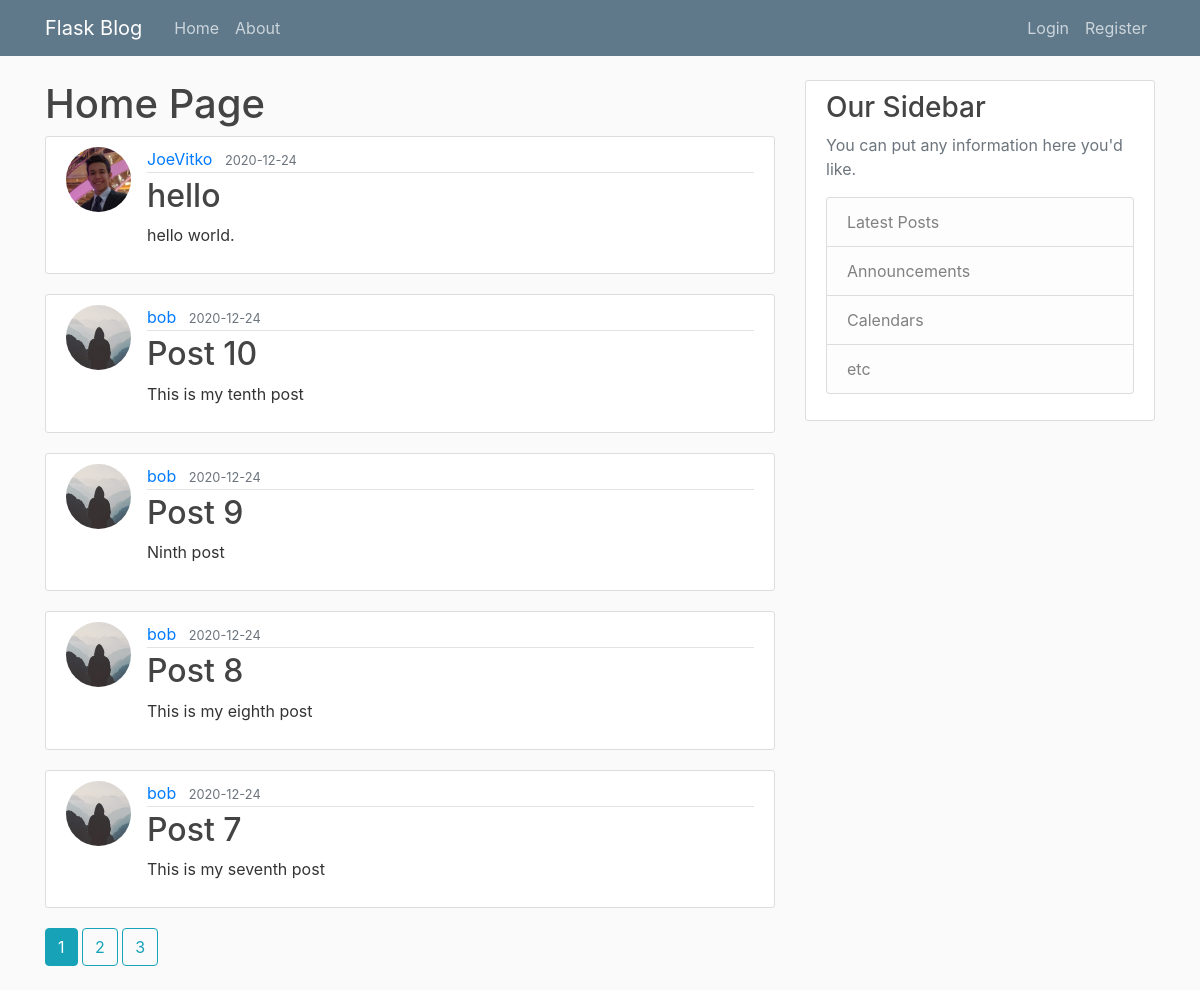
Page /home on the earlier database version.
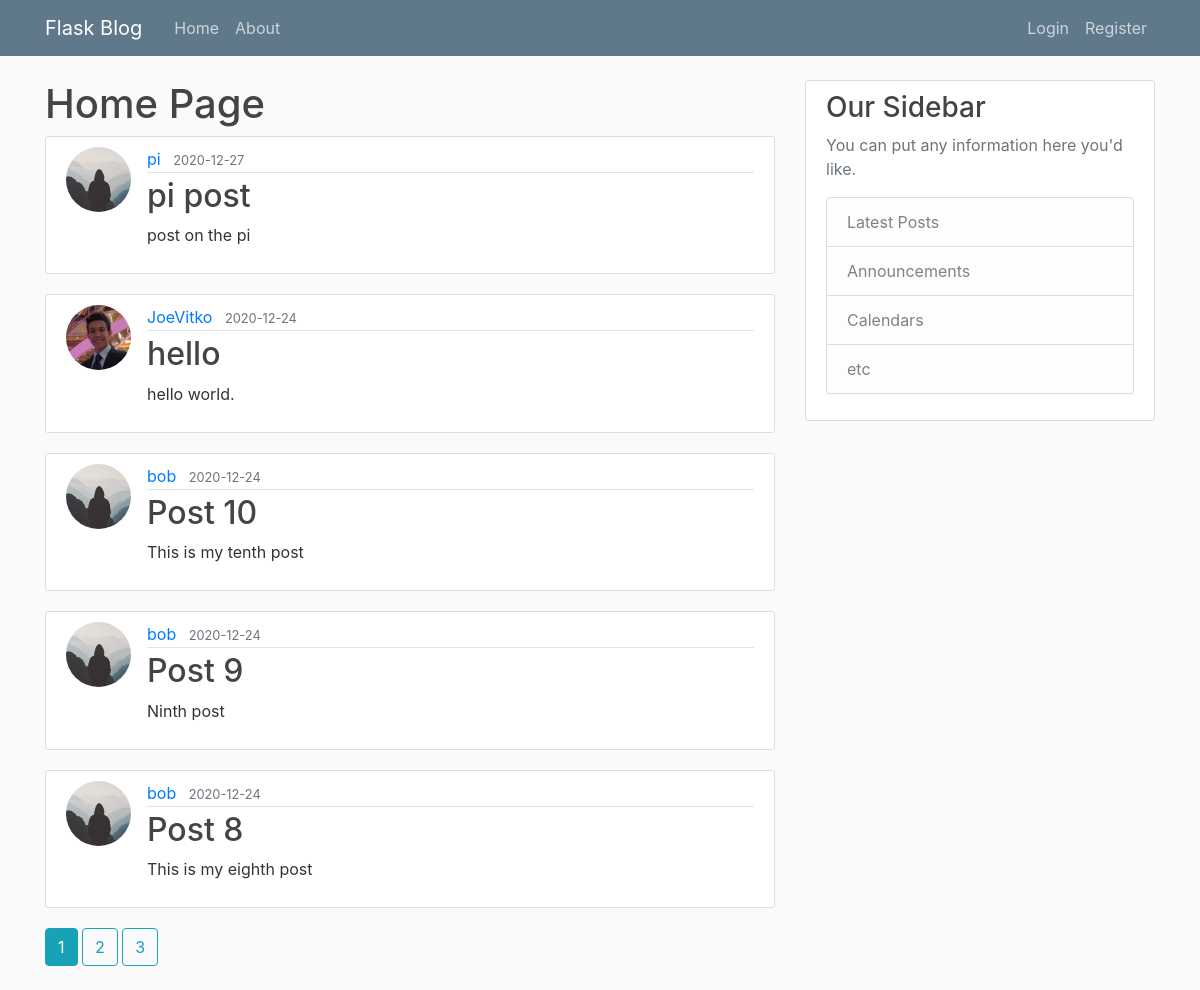
Same page on the later database version.
### flaskblog/models.py (models this page shows, shortened)
class Post(db.Model):
    id = db.Column(db.Integer, primary_key=True)
    title = db.Column(db.String(100), nullable=False)
    date_posted = db.Column(db.DateTime, nullable=False, default=datetime.utcnow)
    content = db.Column(db.Text, nullable=False)
    user_id = db.Column(db.Integer, db.ForeignKey('user.id'), nullable=False)

class User(db.Model, UserMixin):
    id = db.Column(db.Integer, primary_key=True)
    username = db.Column(db.String(20), unique=True, nullable=False)
    email = db.Column(db.String(120), unique=True, nullable=False)
    image_file = db.Column(db.String(20), nullable=False, default='default.jpg')
    password = db.Column(db.String(60), nullable=False)
    posts = db.relationship('Post', backref='author', lazy=True)

### flaskblog/main/routes.py (the view)
@main.route('/')
@main.route('/home')
def home():
    page = request.args.get('page', 1, type=int)
    posts = Post.query.order_by(Post.date_posted.desc()).paginate(per_page=5)
    return render_template('home.html', posts=posts, page=page)

### flaskblog/templates/home.html
{% extends "layout.html" %}
{% block content %}
    <h1>Home Page</h1>
    {% for post in posts.items %}
        <article class="media content-section">
            <img class="rounded-circle article-img" src="{{ url_for('static', filename='profile_pics/' + post.author.image_file) }}">
            <div class="media-body">
            <div class="article-metadata">
              <a class="mr-2" href="{{ url_for('users.user_posts', username=post.author.username) }}">{{ post.author.username }}</a>
              <small class="text-muted">{{ post.date_posted.strftime('%Y-%m-%d') }}</small>
            </div>
            <h2><a class="article-title" href="{{ url_for('posts.post', post_id=post.id) }}">{{ post.title }}</a></h2>
            <p class="article-content">{{ post.content }}</p>
          </div>
        </article>
    {% endfor %}
    {% for page_num in posts.iter_pages(left_edge=1, right_edge=1, left_current=1, right_current=2) %}
        {% if page_num %}
            {% if posts.page == page_num %}
            <a class="btn btn-info mb-4" href="{{ url_for('main.home', page=page_num) }}">{{ page_num }}</a>
            {% else %}
            <a class="btn btn-outline-info mb-4" href="{{ url_for('main.home', page=page_num) }}">{{ page_num }}</a>
            {% endif %}
        {% else %}
        ...
        {% endif %}
    {% endfor %}
{% endblock content %}

### flaskblog/templates/layout.html (shortened to what this page needs)
<!DOCTYPE html>
<html>
<head>
    <link rel="stylesheet" href="https://maxcdn.bootstrapcdn.com/bootstrap/4.0.0/css/bootstrap.min.css">
    <link rel="stylesheet" type="text/css" href="{{ url_for('static', filename='main.css') }}">
</head>
<body>
    <header class="site-header">
      <nav class="navbar navbar-expand-md navbar-dark bg-steel fixed-top">
        <div class="container">
          <a class="navbar-brand mr-4" href="/">Flask Blog</a>
          <div class="collapse navbar-collapse" id="navbarToggle">
            <div class="navbar-nav mr-auto">
              <a class="nav-item nav-link" href="{{ url_for('main.home') }}">Home</a>
              <a class="nav-item nav-link" href="{{ url_for('main.about') }}">About</a>
            </div>
             <div class="navbar-nav">
              {% if current_user.is_authenticated %}
                 <a class="nav-item nav-link" href="{{ url_for('posts.new_post') }}">New Post</a>
                 <a class="nav-item nav-link" href="{{ url_for('users.account') }}">Account</a>
                 <a class="nav-item nav-link" href="{{ url_for('users.logout') }}">Logout</a>
              {% else %}
                <a class="nav-item nav-link" href="{{ url_for('users.login') }}">Login</a>
                <a class="nav-item nav-link" href="{{ url_for('users.register') }}">Register</a>
              {% endif %}
            </div>
          </div>
        </div>
      </nav>
    </header>
    <main role="main" class="container">
      <div class="row">
        <div class="col-md-8">
            {% block content %}{% endblock %}
        </div>
        <div class="col-md-4">
          <div class="content-section">
            <h3>Our Sidebar</h3>
            <p class='text-muted'>You can put any information here you'd like.
              <ul class="list-group">
                <li class="list-group-item list-group-item-light">Latest Posts</li>
                <li class="list-group-item list-group-item-light">Announcements</li>
                <li class="list-group-item list-group-item-light">Calendars</li>
                <li class="list-group-item list-group-item-light">etc</li>
              </ul>
            </p>
          </div>
        </div>
      </div>
    </main>
</body>
</html>

### flaskblog/static/main.css (style rules this page uses)
body { background: #fafafa; color: #333333; margin-top: 5rem; }
h1, h2, h3, h4, h5, h6 { color: #444444; }
.bg-steel { background-color: #5f788a; }
.site-header .navbar-nav .nav-link { color: #cbd5db; }
.content-section { background: #ffffff; padding: 10px 20px; border: 1px solid #dddddd; border-radius: 3px; margin-bottom: 20px; }
.article-title { color: #444444; }
.article-content { white-space: pre-line; }
.article-img { height: 65px; width: 65px; margin-right: 16px; }
.article-metadata { padding-bottom: 1px; margin-bottom: 4px; border-bottom: 1px solid #e3e3e3 }

Differences in the rows shown:
no longer on this page (row unchanged): Post: image_file (placeholder picture), author.username "bob", date_posted "2020-12-24", title "Post 7", content "This is my seventh post"
added Post: image_file (placeholder picture), author.username "pi", date_posted "2020-12-27", title "pi post", content "post on the pi"
